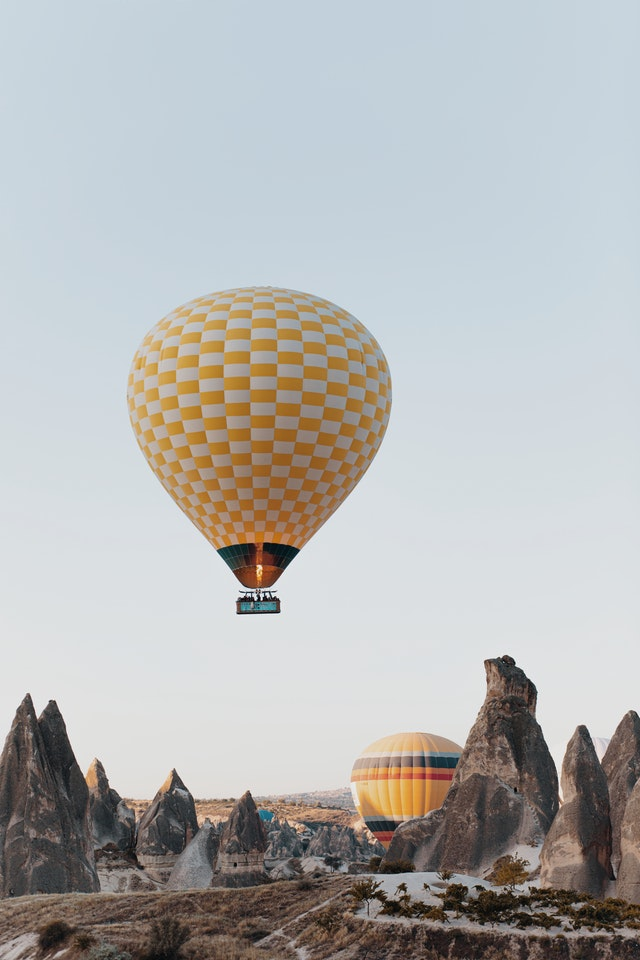
#> input picture tutorial_1/materyal/klasor12/havaBalonu.jpg, 640 x 960 px, found by its file name
$ python video6.py
#> lines starting #> are read from the running program, lines starting #| are printed output that depends on the picture


" -------------------------------------- "
# Resim Dönüşümü (Image Transformation)
" -------------------------------------- "

import cv2
import numpy as np

def nothing(x):
    pass


imgHavaBalonu = cv2.imread("materyal\\klasor12\\havabalonu.jpg") # Ana Görüntü
#> imgHavaBalonu is the input picture: shape (960, 640, 3); mean B, G, R 179.6, 180.6, 180.1
imgBaloon = cv2.imread("materyal\\klasor12\\baloon.jpg") # Şablon Görüntü
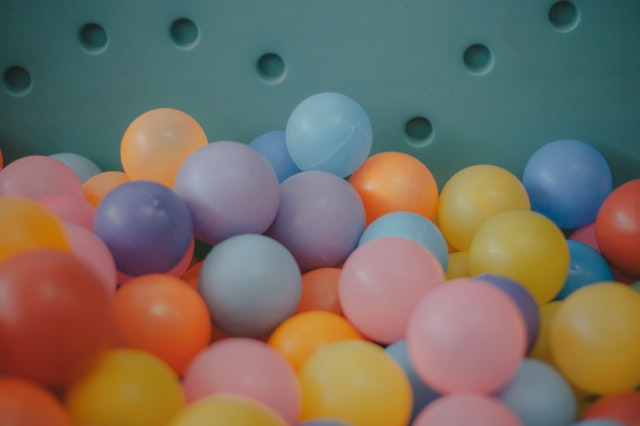
#> input picture tutorial_1/materyal/klasor12/baloon.jpg, 640 x 426 px, found by its file name
#> imgBaloon is the input picture: shape (426, 640, 3); mean B, G, R 97.5, 110.1, 120

imgHavaBalonu = cv2.resize(imgHavaBalonu, (640, 480)) # Görüntüyü Yeniden Boyutlandırma
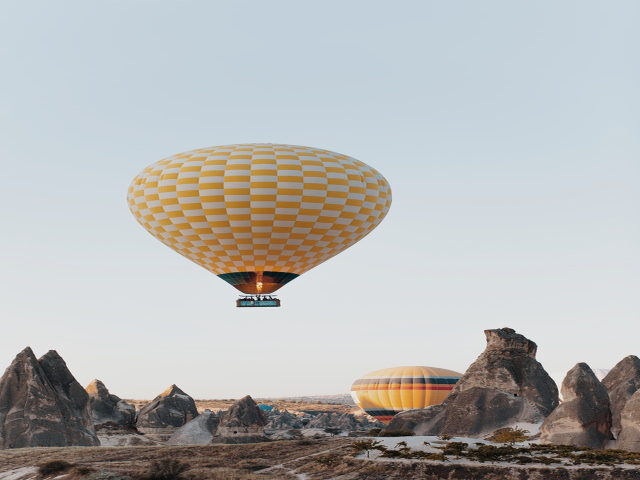
#> imgHavaBalonu: shape (480, 640, 3); mean B, G, R 179.7, 180.7, 180.2
imgBaloon = cv2.resize(imgBaloon, (640, 480))
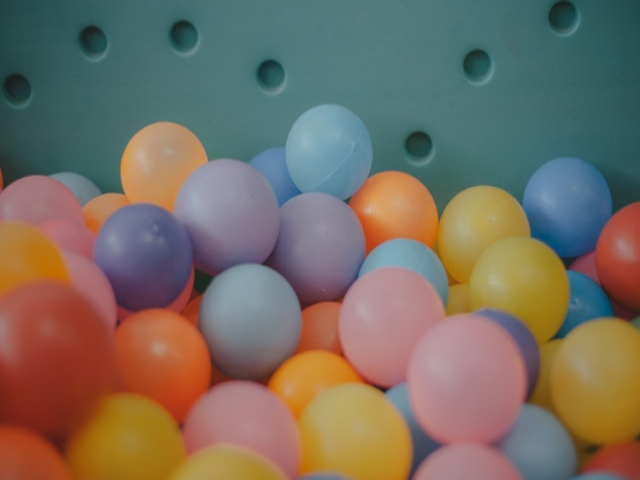
#> imgBaloon: shape (480, 640, 3); mean B, G, R 97.4, 110, 119.9

output = cv2.addWeighted(imgHavaBalonu, 0.5, imgBaloon, 0.5, 0)
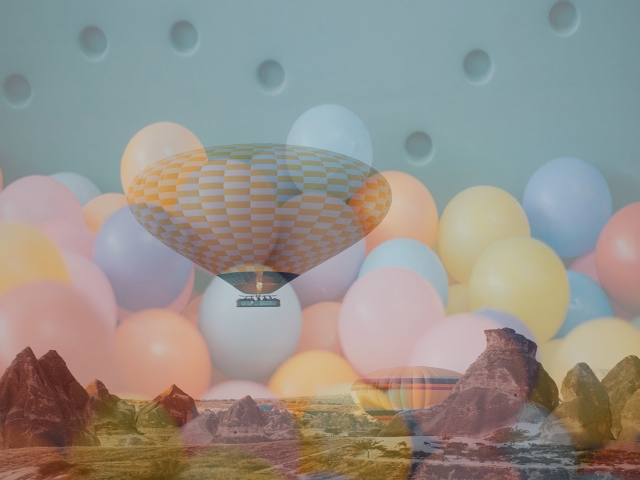
#> output: shape (480, 640, 3); mean B, G, R 138.6, 145.3, 150
# addWeighted: İki Görüntüyü Birleştirme İşlemi : (Görüntü1, Ağırlık1, Görüntü2, Ağırlık2, Beta)
cv2.namedWindow("Output") # Pencere Oluşturma
cv2.createTrackbar("Alpha - Beta", "Output", 0, 1000, nothing) # Alpha Değeri
#> slider 'Alpha - Beta' is set to 100

while True:
    cv2.imshow("Output", output) # Görüntüyü Gösterme
    alpha = cv2.getTrackbarPos("Alpha - Beta", "Output") / 1000 # Alpha Değerini Al
    beta = 1 - alpha # Beta Değerini Al
    output = cv2.addWeighted(imgHavaBalonu, alpha, imgBaloon, beta, 0) # Görüntü Birleştirme İşlemi

    if cv2.waitKey(1) & 0xFF == ord("q"): # Çıkış İşlemi
#> (key q is pressed here)
        break

cv2.destroyAllWindows() # Pencereleri Kapatma
